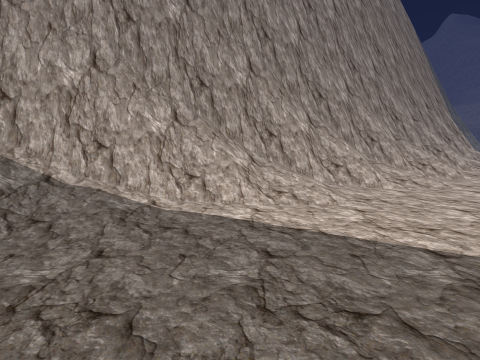
[1] (above)

15 first-person views from a walk through a scene from a Unity 3-D project. The camera is 1.3 m above the floor, tilts 8° down and sees 85° across. The floor is counted in squares, 1 m on a side. Each view is taken from the middle of a square. On the plan, view 1 faces up. The plan holds only what a view shows up to about 13 squares ahead; the rest is blank. The place goes on beyond the plan. The player is left out.

[2]
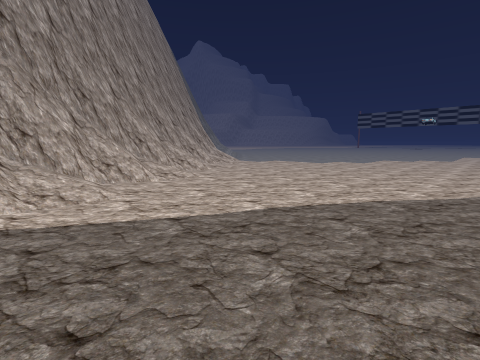

[3]
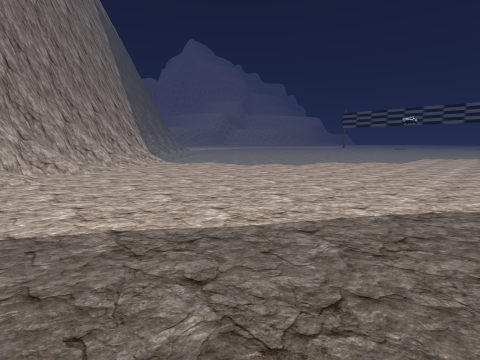

[4]
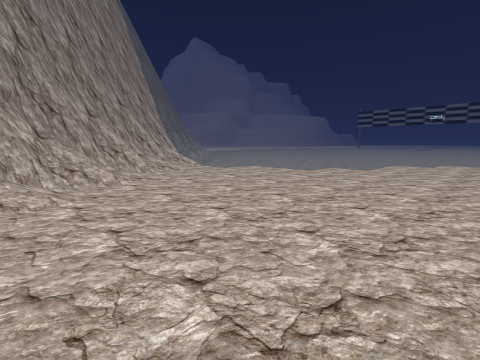

[5]
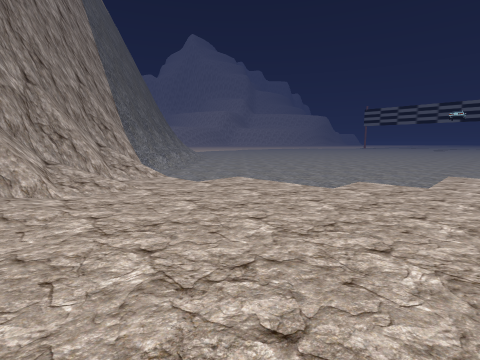

[6]
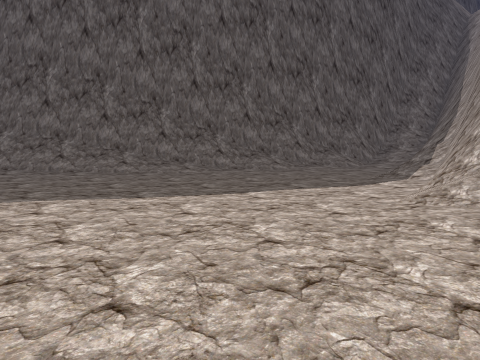

[7]
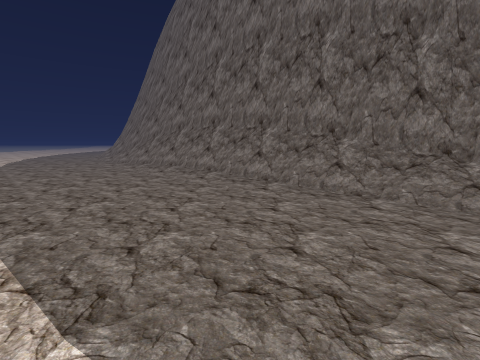

[8]
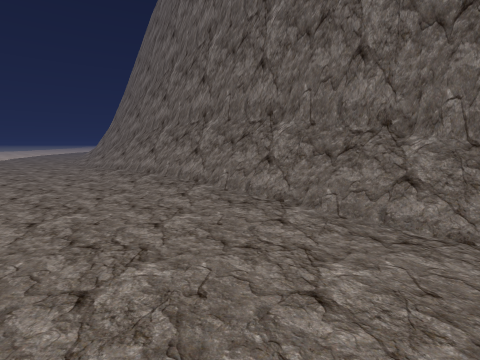

[9]
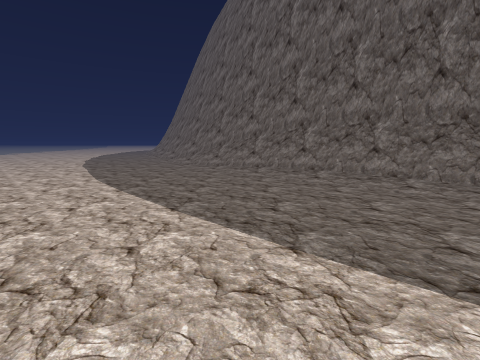

[10]
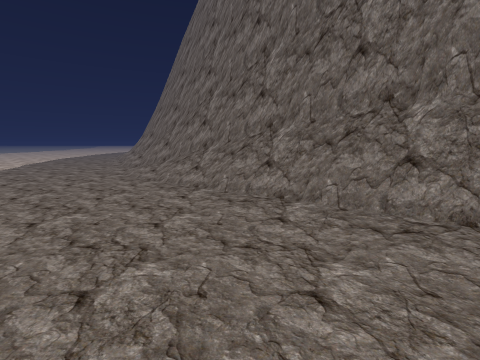

[11]
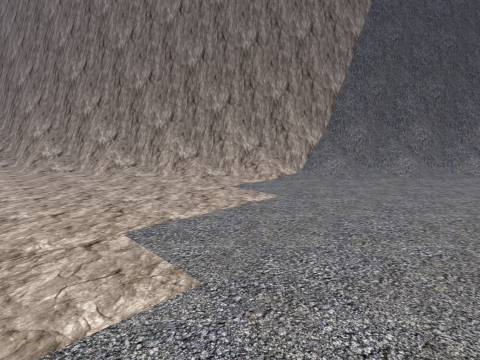

[12]
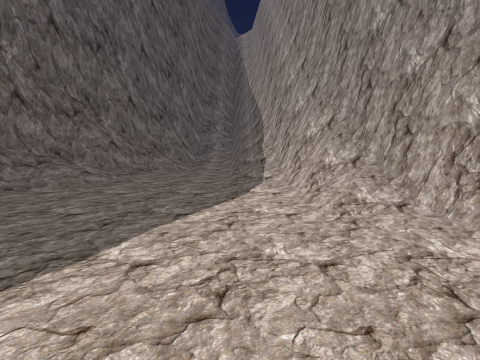

[13]
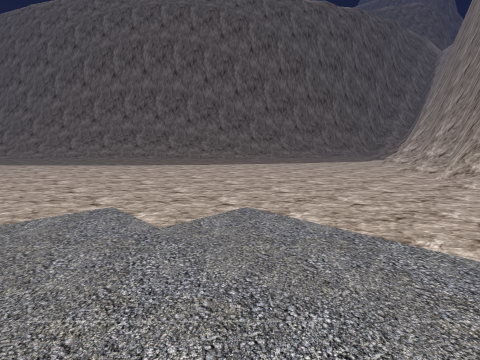

[14]
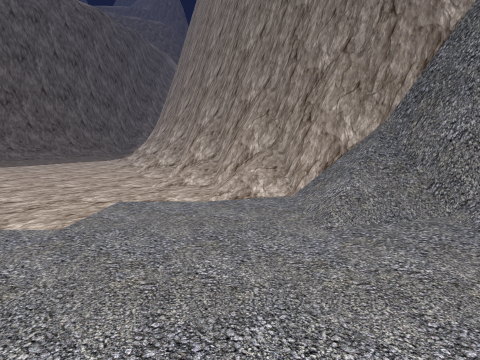

[15]
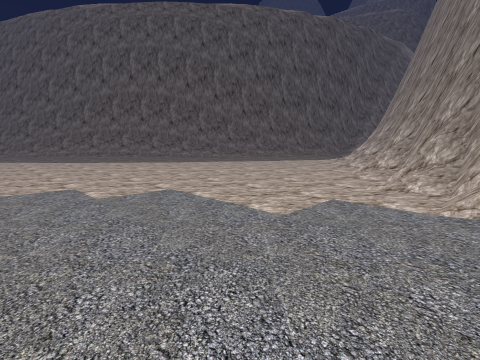

### Floor plan
Key: @ floor where view 1 was taken; # wall or solid block; . main floor; : floor 0.25 m higher than the main floor; / step, stairs or slope; = window, fence, low wall or low ledge; O other object.
Columns run from 5 left of view 1 to 20 right of it. Each row starts with its distance up from view 1.
 21                       ##=
 20                     ###=O
 19                     ##==/
 18                   ###=//.
 17                   ##==//..
 16                 ###=//....
 15                 ##==......
 14                ##=//......
 13              #####........
 12            ####=//........
 11           ##///...........
 10        #####//............
  9       ##=///..............
  8    #####==//..............
  7   ###///..................
  6 ####=///..................
  5 ////......................
  4 ////......................
  3 ..........................
  2 ..........................
  1 /.........................
  0 //...@....................
 -1 ###//.....................
 -2  ###O/....................
 -3    ####//................
 -4       ##//...............
 -5        ##O/..............
 -6         ##O/.............
 -7          ##//.............
 -8           ##==............
 -9            ###=:..........
-10             ###=/.........
-11               ##=/........
-12                ##=/.......
-13                 ##=/......
-14                  ##=......
-15                   ##=.....
-16                   ##=/....
-17                    ##//...
-18                    ###O/..
-19                     ###O/.
-20                      ##=//
-21                       ##=/
-22                        ##=

Positions as (right, up) in squares from view 1, and headings:
1: (0, 0), facing up
2: (0, -1), facing up-right
3: (5, -3), facing up-right
4: (5, 1), facing up-right
5: (9, 4), facing up-right
6: (9, 7), facing down-left
7: (9, 0), facing down
8: (9, -3), facing down
9: (15, -2), facing down
10: (15, -9), facing down
11: (20, 6), facing up-left
12: (7, 4), facing left
13: (20, 11), facing down-left
14: (20, 14), facing left
15: (20, 14), facing down-left
